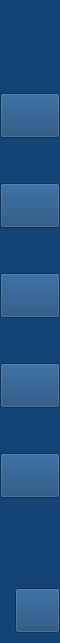
           <widget class="QFrame" name="leftMenuBg">
            <property name="minimumSize">
             <size>
              <width>60</width>
              <height>0</height>
             </size>
            </property>
            <property name="maximumSize">
             <size>
              <width>0</width>
              <height>16777215</height>
             </size>
            </property>
            <property name="frameShape">
             <enum>QFrame::NoFrame</enum>
            </property>
            <property name="frameShadow">
             <enum>QFrame::Raised</enum>
            </property>
            <layout class="QVBoxLayout" name="verticalLayout_3">
             <property name="spacing">
              <number>0</number>
             </property>
             <property name="leftMargin">
              <number>0</number>
             </property>
             <property name="topMargin">
              <number>0</number>
             </property>
             <property name="rightMargin">
              <number>0</number>
             </property>
             <property name="bottomMargin">
              <number>0</number>
             </property>
             <item>
              <widget class="QFrame" name="topLogoInfo">
               <property name="minimumSize">
                <size>
                 <width>60</width>
                 <height>46</height>
                </size>
               </property>
               <property name="maximumSize">
                <size>
                 <width>60</width>
                 <height>50</height>
                </size>
               </property>
               <property name="styleSheet">
                <string notr="true">background-color:#144475;
</string>
               </property>
               <property name="frameShape">
                <enum>QFrame::NoFrame</enum>
               </property>
               <property name="frameShadow">
                <enum>QFrame::Raised</enum>
               </property>
               <layout class="QHBoxLayout" name="horizontalLayout_27">
                <item>
                 <widget class="QPushButton" name="toogle_btn_1">
                  <property name="minimumSize">
                   <size>
                    <width>30</width>
                    <height>30</height>
                   </size>
                  </property>
                  <property name="maximumSize">
                   <size>
                    <width>30</width>
                    <height>16777215</height>
                   </size>
                  </property>
                  <property name="styleSheet">
                   <string notr="true">border:None;</string>
                  </property>
                  <property name="text">
                   <string/>
                  </property>
                  <property name="icon">
                   <iconset>
                    <normaloff>images/icons/dots.png</normaloff>images/icons/dots.png</iconset>
                  </property>
                  <property name="iconSize">
                   <size>
                    <width>30</width>
                    <height>30</height>
                   </size>
                  </property>
                 </widget>
                </item>
               </layout>
              </widget>
             </item>
             <item>
              <widget class="QFrame" name="leftMenuFrame">
               <property name="minimumSize">
                <size>
                 <width>0</width>
                 <height>0</height>
                </size>
               </property>
               <property name="styleSheet">
                <string notr="true">background-color:#144475;</string>
               </property>
               <property name="frameShape">
                <enum>QFrame::NoFrame</enum>
               </property>
               <property name="frameShadow">
                <enum>QFrame::Raised</enum>
               </property>
               <layout class="QVBoxLayout" name="verticalMenuLayout">
                <property name="spacing">
                 <number>0</number>
                </property>
                <property name="leftMargin">
                 <number>0</number>
                </property>
                <property name="topMargin">
                 <number>0</number>
                </property>
                <property name="rightMargin">
                 <number>0</number>
                </property>
                <property name="bottomMargin">
                 <number>0</number>
                </property>
                <item alignment="Qt::AlignTop">
                 <widget class="QFrame" name="topMenu">
                  <property name="minimumSize">
                   <size>
                    <width>0</width>
                    <height>500</height>
                   </size>
                  </property>
                  <property name="maximumSize">
                   <size>
                    <width>16777215</width>
                    <height>497</height>
                   </size>
                  </property>
                  <property name="cursor">
                   <cursorShape>ArrowCursor</cursorShape>
                  </property>
                  <property name="frameShape">
                   <enum>QFrame::NoFrame</enum>
                  </property>
                  <property name="frameShadow">
                   <enum>QFrame::Raised</enum>
                  </property>
                  <layout class="QVBoxLayout" name="verticalLayout_8">
                   <property name="spacing">
                    <number>0</number>
                   </property>
                   <property name="leftMargin">
                    <number>0</number>
                   </property>
                   <property name="topMargin">
                    <number>0</number>
                   </property>
                   <property name="rightMargin">
                    <number>0</number>
                   </property>
                   <property name="bottomMargin">
                    <number>0</number>
                   </property>
                   <item>
                    <widget class="QPushButton" name="side_dashboard_btn">
                     <property name="enabled">
                      <bool>true</bool>
                     </property>
                     <property name="sizePolicy">
                      <sizepolicy hsizetype="Expanding" vsizetype="Fixed">
                       <horstretch>0</horstretch>
                       <verstretch>0</verstretch>
                      </sizepolicy>
                     </property>
                     <property name="minimumSize">
                      <size>
                       <width>0</width>
                       <height>45</height>
                      </size>
                     </property>
                     <property name="font">
                      <font>
                       <family>Segoe UI</family>
                       <pointsize>10</pointsize>
                       <weight>50</weight>
                       <italic>false</italic>
                       <bold>false</bold>
                      </font>
                     </property>
                     <property name="cursor">
                      <cursorShape>PointingHandCursor</cursorShape>
                     </property>
                     <property name="toolTip">
                      <string>Dashboard</string>
                     </property>
                     <property name="layoutDirection">
                      <enum>Qt::LeftToRight</enum>
                     </property>
                     <property name="text">
                      <string/>
                     </property>
                     <property name="icon">
                      <iconset>
                       <normaloff>images/setting_main_window/dashboard_white.png</normaloff>images/setting_main_window/dashboard_white.png</iconset>
                     </property>
                     <property name="iconSize">
                      <size>
                       <width>35</width>
                       <height>35</height>
                      </size>
                     </property>
                    </widget>
                   </item>
                   <item>
                    <widget class="QPushButton" name="side_plc_setting_btn">
                     <property name="enabled">
                      <bool>true</bool>
                     </property>
                     <property name="sizePolicy">
                      <sizepolicy hsizetype="Expanding" vsizetype="Fixed">
                       <horstretch>0</horstretch>
                       <verstretch>0</verstretch>
                      </sizepolicy>
                     </property>
                     <property name="minimumSize">
                      <size>
                       <width>0</width>
                       <height>45</height>
                      </size>
                     </property>
                     <property name="font">
                      <font>
                       <family>Segoe UI</family>
                       <pointsize>10</pointsize>
                       <weight>50</weight>
                       <italic>false</italic>
                       <bold>false</bold>
                      </font>
                     </property>
                     <property name="cursor">
                      <cursorShape>PointingHandCursor</cursorShape>
                     </property>
                     <property name="toolTip">
                      <string>PLC Settings</string>
                     </property>
                     <property name="layoutDirection">
                      <enum>Qt::LeftToRight</enum>
                     </property>
                     <property name="text">
                      <string/>
                     </property>
                     <property name="icon">
                      <iconset>
                       <normaloff>images/setting_main_window/plc_setting_white.png</normaloff>images/setting_main_window/plc_setting_white.png</iconset>
                     </property>
                     <property name="iconSize">
                      <size>
                       <width>35</width>
                       <height>35</height>
                      </size>
                     </property>
                    </widget>
                   </item>
                   <item>
                    <widget class="QPushButton" name="side_camera_setting_btn">
                     <property name="enabled">
                      <bool>true</bool>
                     </property>
                     <property name="sizePolicy">
                      <sizepolicy hsizetype="Expanding" vsizetype="Fixed">
                       <horstretch>0</horstretch>
                       <verstretch>0</verstretch>
                      </sizepolicy>
                     </property>
                     <property name="minimumSize">
                      <size>
                       <width>0</width>
                       <height>45</height>
                      </size>
                     </property>
                     <property name="font">
                      <font>
                       <family>Segoe UI</family>
                       <pointsize>10</pointsize>
                       <weight>50</weight>
                       <italic>false</italic>
                       <bold>false</bold>
                      </font>
                     </property>
                     <property name="cursor">
                      <cursorShape>PointingHandCursor</cursorShape>
                     </property>
                     <property name="toolTip">
                      <string>Camera Settings</string>
                     </property>
                     <property name="layoutDirection">
                      <enum>Qt::LeftToRight</enum>
                     </property>
                     <property name="text">
                      <string/>
                     </property>
                     <property name="icon">
                      <iconset>
                       <normaloff>images/setting_main_window/camera_setting_white.png</normaloff>images/setting_main_window/camera_setting_white.png</iconset>
                     </property>
                     <property name="iconSize">
                      <size>
                       <width>35</width>
                       <height>35</height>
                      </size>
                     </property>
                    </widget>
                   </item>
                   <item>
                    <widget class="QPushButton" name="side_users_setting_btn">
                     <property name="enabled">
                      <bool>true</bool>
                     </property>
                     <property name="sizePolicy">
                      <sizepolicy hsizetype="Expanding" vsizetype="Fixed">
                       <horstretch>0</horstretch>
                       <verstretch>0</verstretch>
                      </sizepolicy>
                     </property>
                     <property name="minimumSize">
                      <size>
                       <width>0</width>
                       <height>45</height>
                      </size>
                     </property>
                     <property name="font">
                      <font>
                       <family>Segoe UI</family>
                       <pointsize>10</pointsize>
                       <weight>50</weight>
                       <italic>false</italic>
                       <bold>false</bold>
                      </font>
                     </property>
                     <property name="cursor">
                      <cursorShape>PointingHandCursor</cursorShape>
                     </property>
                     <property name="toolTip">
                      <string>Users Management</string>
                     </property>
                     <property name="layoutDirection">
                      <enum>Qt::LeftToRight</enum>
                     </property>
                     <property name="text">
                      <string/>
                     </property>
                     <property name="icon">
                      <iconset>
                       <normaloff>images/setting_main_window/users_setting_white.png</normaloff>images/setting_main_window/users_setting_white.png</iconset>
                     </property>
                     <property name="iconSize">
                      <size>
                       <width>35</width>
                       <height>35</height>
                      </size>
                     </property>
                    </widget>
                   </item>
                   <item>
                    <widget class="QPushButton" name="side_general_setting_btn">
                     <property name="enabled">
                      <bool>true</bool>
                     </property>
                     <property name="sizePolicy">
                      <sizepolicy hsizetype="Expanding" vsizetype="Fixed">
                       <horstretch>0</horstretch>
                       <verstretch>0</verstretch>
                      </sizepolicy>
                     </property>
                     <property name="minimumSize">
                      <size>
                       <width>0</width>
                       <height>45</height>
                      </size>
                     </property>
                     <property name="font">
                      <font>
                       <family>Segoe UI</family>
                       <pointsize>10</pointsize>
                       <weight>50</weight>
                       <italic>false</italic>
                       <bold>false</bold>
                      </font>
                     </property>
                     <property name="cursor">
                      <cursorShape>PointingHandCursor</cursorShape>
                     </property>
                     <property name="toolTip">
                      <string>General Settings</string>
                     </property>
                     <property name="layoutDirection">
                      <enum>Qt::LeftToRight</enum>
                     </property>
                     <property name="text">
                      <string/>
                     </property>
                     <property name="icon">
                      <iconset>
                       <normaloff>images/setting_main_window/general_setting_white.png</normaloff>images/setting_main_window/general_setting_white.png</iconset>
                     </property>
                     <property name="iconSize">
                      <size>
                       <width>35</width>
                       <height>35</height>
                      </size>
                     </property>
                    </widget>
                   </item>
                  </layout>
                 </widget>
                </item>
                <item>
                 <spacer name="verticalSpacer_3">
                  <property name="orientation">
                   <enum>Qt::Vertical</enum>
                  </property>
                  <property name="sizeHint" stdset="0">
                   <size>
                    <width>20</width>
                    <height>40</height>
                   </size>
                  </property>
                 </spacer>
                </item>
                <item alignment="Qt::AlignBottom">
                 <widget class="QFrame" name="bottomMenu">
                  <property name="frameShape">
                   <enum>QFrame::NoFrame</enum>
                  </property>
                  <property name="frameShadow">
                   <enum>QFrame::Raised</enum>
                  </property>
                  <layout class="QVBoxLayout" name="verticalLayout_9">
                   <property name="spacing">
                    <number>0</number>
                   </property>
                   <property name="leftMargin">
                    <number>15</number>
                   </property>
                   <property name="topMargin">
                    <number>0</number>
                   </property>
                   <property name="rightMargin">
                    <number>0</number>
                   </property>
                   <property name="bottomMargin">
                    <number>0</number>
                   </property>
                   <item>
                    <widget class="QPushButton" name="main_login_btn">
                     <property name="sizePolicy">
                      <sizepolicy hsizetype="Expanding" vsizetype="Fixed">
                       <horstretch>0</horstretch>
                       <verstretch>0</verstretch>
                      </sizepolicy>
                     </property>
                     <property name="minimumSize">
                      <size>
                       <width>0</width>
                       <height>45</height>
                      </size>
                     </property>
                     <property name="font">
                      <font>
                       <family>Segoe UI</family>
                       <pointsize>10</pointsize>
                       <weight>50</weight>
                       <italic>false</italic>
                       <bold>false</bold>
                      </font>
                     </property>
                     <property name="cursor">
                      <cursorShape>PointingHandCursor</cursorShape>
                     </property>
                     <property name="toolTip">
                      <string>Login/Logout</string>
                     </property>
                     <property name="layoutDirection">
                      <enum>Qt::RightToLeft</enum>
                     </property>
                     <property name="text">
                      <string/>
                     </property>
                     <property name="icon">
                      <iconset>
                       <normaloff>images/login_white.png</normaloff>images/login_white.png</iconset>
                     </property>
                     <property name="iconSize">
                      <size>
                       <width>25</width>
                       <height>25</height>
                      </size>
                     </property>
                    </widget>
                   </item>
                   <item>
                    <spacer name="verticalSpacer_6">
                     <property name="orientation">
                      <enum>Qt::Vertical</enum>
                     </property>
                     <property name="sizeType">
                      <enum>QSizePolicy::Fixed</enum>
                     </property>
                     <property name="sizeHint" stdset="0">
                      <size>
                       <width>20</width>
                       <height>10</height>
                      </size>
                     </property>
                    </spacer>
                   </item>
                  </layout>
                 </widget>
                </item>
               </layout>
              </widget>
             </item>
            </layout>
            <zorder>leftMenuFrame</zorder>
            <zorder>topLogoInfo</zorder>
           </widget>
